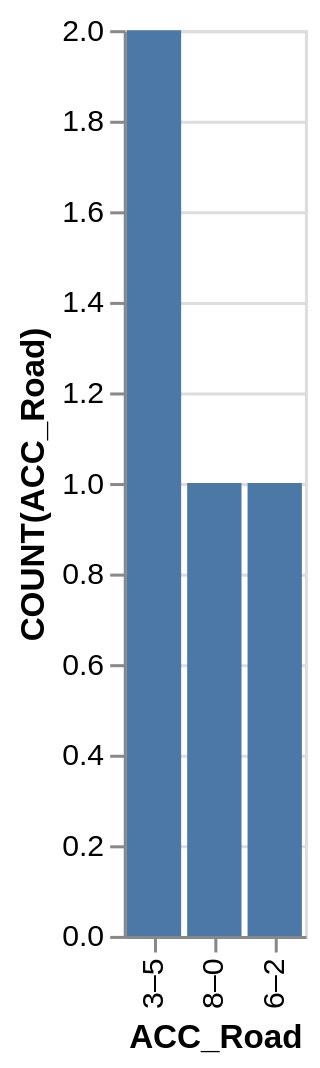

The specification (Vega-Lite) saved for this image:
### Vega-Lite specification from a JSON file in a GitHub repository (floating-point values rounded to 4 significant figures)
{"data": {"values": [{"x_data": "3–5", "y_data": 2}, {"x_data": "8–0", "y_data": 1}, {"x_data": "6–2", "y_data": 1}]}, "mark": "bar", "encoding": {"x": {"field": "x_data", "type": "nominal", "title": "ACC_Road", "sort": {"op": "sum", "field": "y_data", "order": "descending"}}, "y": {"field": "y_data", "type": "quantitative", "title": "COUNT(ACC_Road)"}}}
